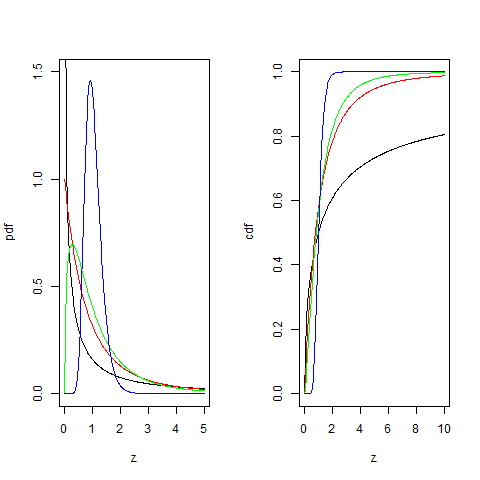

Generate this figure with R:
par(mfrow = c(1, 2))

# F-distributed variable
z = seq(0, 5, length = 300) 
# df for the nominator
n = c(1, 2, 3, 50)          
# df for the denominator
m = c(1, 6, 10, 50)         

# pdf of z for n=1 & m=1
plot(z, df(z, n[1], m[1]),
     type = 'l', xlab = "z", 
     ylab = "pdf", ylim = c(0, 1.5))       
# n=2 & m=6
lines(z, df(z, n[2], m[2]), col = "red")   
# n=3 & m=10
lines(z, df(z, n[3], m[3]), col = "green") 
# n=50 & m=50
lines(z, df(z, n[4], m[4]), col = "blue")  

z = seq(0, 10, length = 300)
# cdf of z with respective df as above
plot(z, pf(z, n[1], m[1]), 
     type = 'l',xlab = "z",
     ylab = "cdf", ylim = c(0,1))          
lines(z, pf(z, n[2], m[2]), col = "red")   
lines(z, pf(z, n[3], m[3]), col = "green") 
lines(z, pf(z, n[4], m[4]), col = "blue")  
